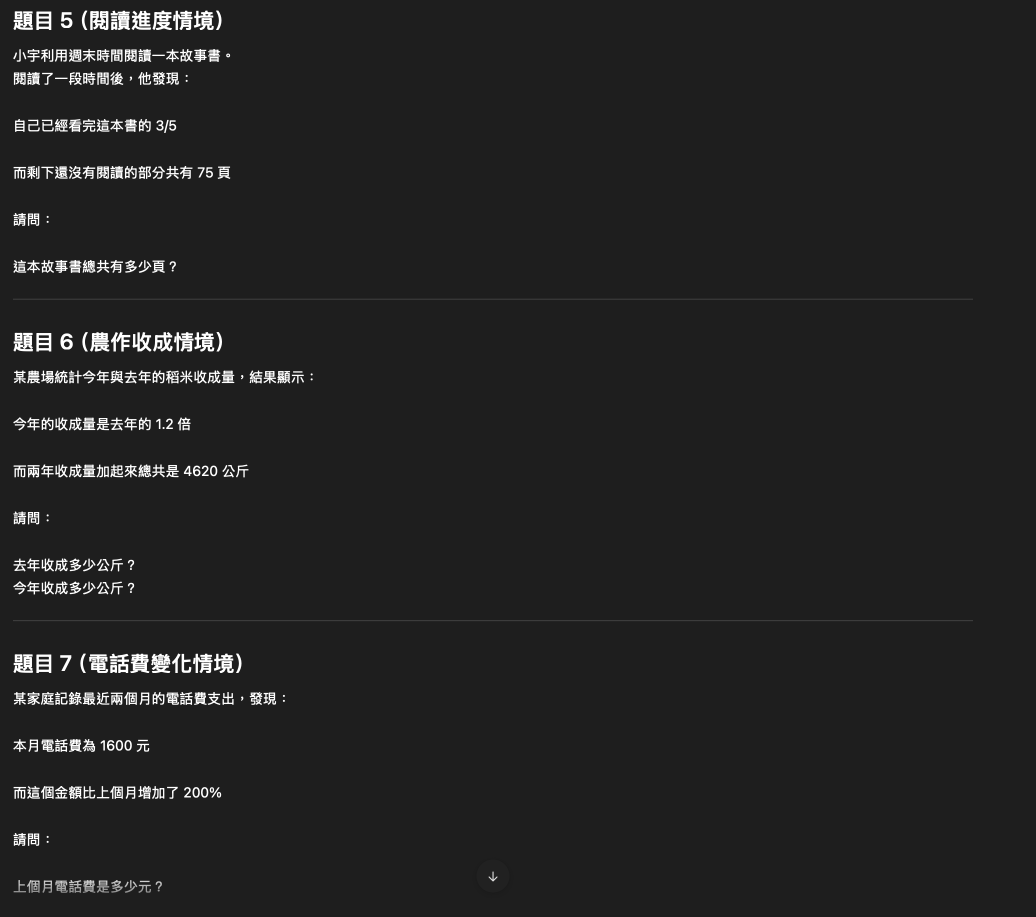
#> input picture 0347C056-7FAC-41BF-A7DD-A282E0CB3EEF.png, 2072 x 1834 px (shown at 1/2 size)
$ python invert_to_a4.py ../0347C056-7FAC-41BF-A7DD-A282E0CB3EEF.png out.png
#> lines starting #> are read from the running program, lines starting #| are printed output that depends on the picture; after the words box and inside, x2 and y2 are one past the last pixel; in counts of white or black regions, pixels touching at a corner belong together
"""
invert_to_a4.py
---------------
將圖片進行黑白反轉，並調整為 A4 列印尺寸（300 DPI）。

用法：
    python invert_to_a4.py <輸入圖片> [輸出圖片]

若未指定輸出路徑，預設輸出為 <原檔名>_a4_inverted.png
"""

from PIL import Image, ImageOps
import sys
import os
import numpy as np


def _otsu_threshold(pixels: "np.ndarray") -> int:
    """計算 Otsu 最佳二值化門檻值（自動找到最能分離前景/背景的切割點）"""
    hist, _ = np.histogram(pixels.flatten(), bins=256, range=(0, 256))
#> hist = 256 values, max 3668367 at index 30, min 0 at index 0, mean 14843.9
    total = pixels.size
#> total = 3800048
    sum_all = np.dot(np.arange(256), hist)
#> sum_all = 131942417
    sum_b, w_b, max_var, threshold = 0.0, 0.0, 0.0, 128
    for t in range(256):
        w_b += hist[t]
        if w_b == 0:
            continue
        w_f = total - w_b
        if w_f == 0:
            break
        sum_b += t * hist[t]
        m_b = sum_b / w_b
        m_f = (sum_all - sum_b) / w_f
        var = w_b * w_f * (m_b - m_f) ** 2
        if var > max_var:
            max_var, threshold = var, t
#> this loop made 256 passes
#> (w_b, w_f, sum_b, m_b, m_f, max_var) on passes 27 to 38: (37, 3800011, 962, 26, 34.72, 1.07e+10), (249, 3799799, 6686, 26.85, 34.72, 5.86e+10), (767, 3799281, 21190, 27.63, 34.72, 1.47e+11), (11173, 3788875, 322964, 28.91, 34.74, 1.44e+12), (3679540, 120508, 110373974, 30, 179, 9.84e+15), (3680056, 119992, 110389970, 30, 179.6, 9.89e+15), (3680502, 119546, 110404242, 30, 180.2, 9.92e+15), (3683926, 116122, 110517234, 30, 184.5, 1.02e+16), (3684567, 115481, 110539028, 30, 185.3, 1.03e+16), (3684860, 115188, 110549283, 30, 185.7, 1.03e+16), (3685121, 114927, 110558679, 30, 186.1, 1.03e+16), (3685345, 114703, 110566967, 30, 186.4, 1.03e+16)
#> w_b on passes 1 to 6: 0, 0, 0, 0, 0, 0
#> after the loop, max_var = 1.24e+16; sum_b = 118995557; threshold = 131; w_b = 3800048
    return threshold

# ── A4 尺寸設定 ──────────────────────────────────────────
DPI = 300                          # 列印解析度
A4_W_MM, A4_H_MM = 210, 297       # A4 寬 x 高（毫米）
MARGIN_MM = 10                     # 四邊留白（毫米）

def mm_to_px(mm: float, dpi: int = DPI) -> int:
    return round(mm / 25.4 * dpi)

A4_W_PX = mm_to_px(A4_W_MM)       # 2480 px @ 300 DPI
A4_H_PX = mm_to_px(A4_H_MM)       # 3508 px @ 300 DPI
MARGIN_PX = mm_to_px(MARGIN_MM)


def invert_and_fit_a4(input_path: str, output_path: str) -> None:
    # 1. 開啟原圖
    img = Image.open(input_path).convert("RGB")

    # 2. 灰階化 → 二值化 → 反轉（深色背景＋淺色文字 → 白底黑字）
    gray = img.convert("L")                      # 轉灰階
    # Otsu 自動門檻：計算最佳切割點讓黑白分離最大化
    import numpy as np
    pixels = np.array(gray)
    threshold = _otsu_threshold(pixels)          # 自動決定門檻值
#> threshold = 131
    bw = gray.point(lambda p: 255 if p > threshold else 0, "1")  # 二值化
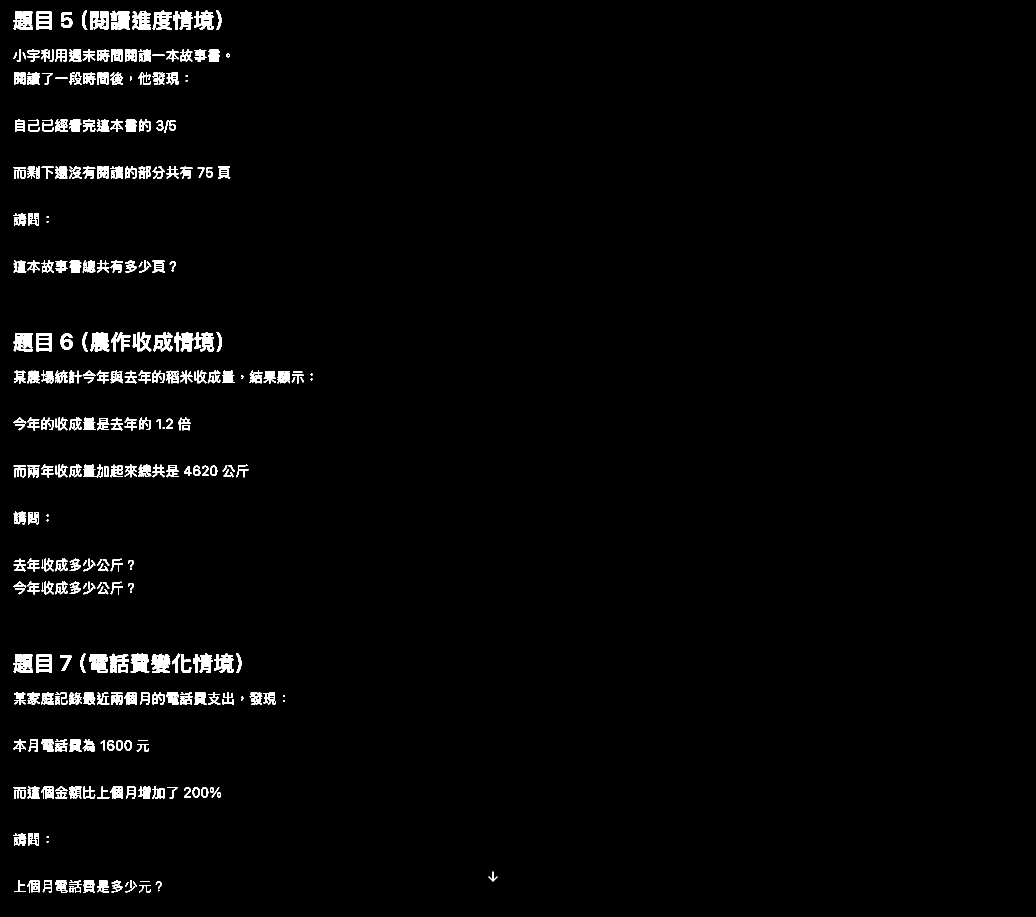
#> bw: PIL image 2072x1834 1 (shown at 1/2 size); 2.1% white; 397 white regions (39 under 20 px), largest, box (x1, y1, x2, y2) and area: (180, 664, 219, 703) 1065, (180, 22, 217, 60) 1059, (302, 1307, 341, 1346) 1026
    inverted = ImageOps.invert(bw.convert("RGB"))  # 反轉：深底→白，淺字→黑
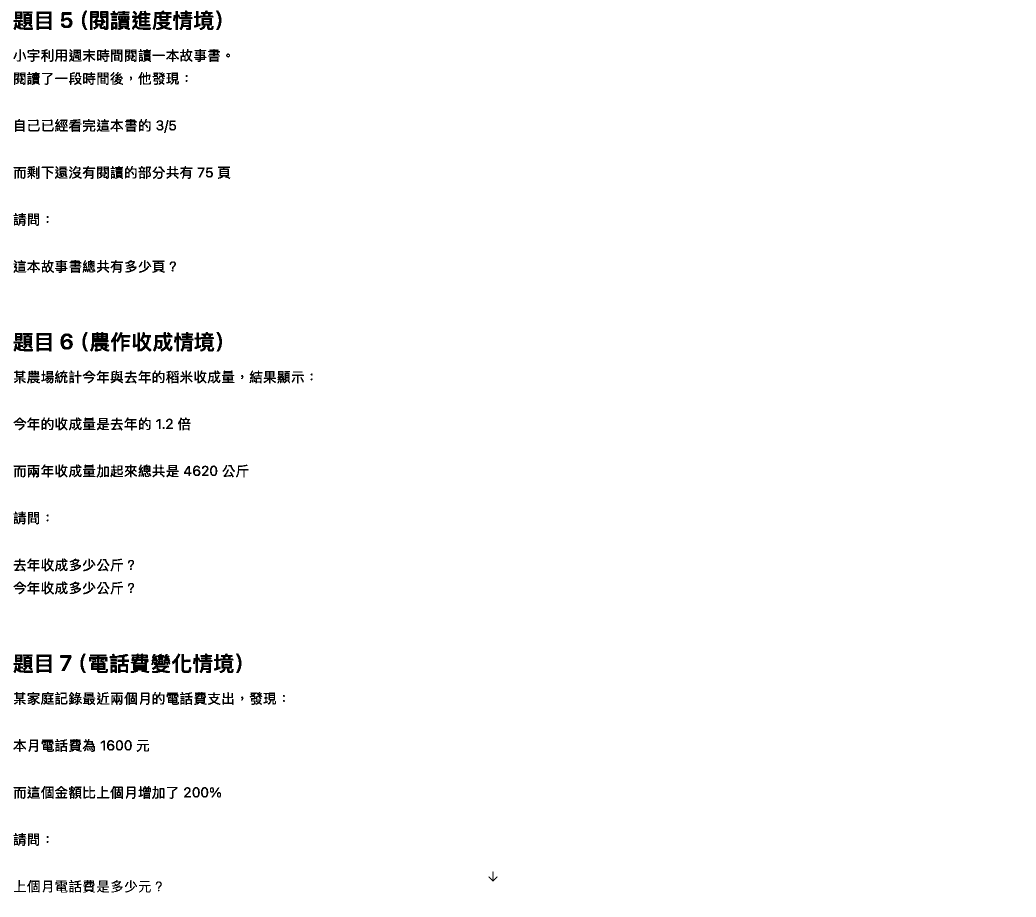
#> inverted: PIL image 2072x1834 RGB (shown at 1/2 size); 97.9% white; 397 black regions (39 under 20 px), largest, box (x1, y1, x2, y2) and area: (180, 664, 219, 703) 1065, (180, 22, 217, 60) 1059, (302, 1307, 341, 1346) 1026

    # 3. 計算在 A4 留白區域內的最大等比縮放尺寸
    content_w = A4_W_PX - 2 * MARGIN_PX
    content_h = A4_H_PX - 2 * MARGIN_PX

    src_w, src_h = inverted.size
#> src_w = 2072; src_h = 1834
    scale = min(content_w / src_w, content_h / src_h)
#> scale = 1.08
    new_w = round(src_w * scale)
#> new_w = 2244
    new_h = round(src_h * scale)
#> new_h = 1986

    resized = inverted.resize((new_w, new_h), Image.LANCZOS)

    # 4. 建立白底 A4 畫布，將圖片置中貼上
    canvas = Image.new("RGB", (A4_W_PX, A4_H_PX), "white")
#> canvas: PIL image 2480x3508 RGB; every value is 255
    x_offset = (A4_W_PX - new_w) // 2
#> x_offset = 118
    y_offset = (A4_H_PX - new_h) // 2
#> y_offset = 761
    canvas.paste(resized, (x_offset, y_offset))
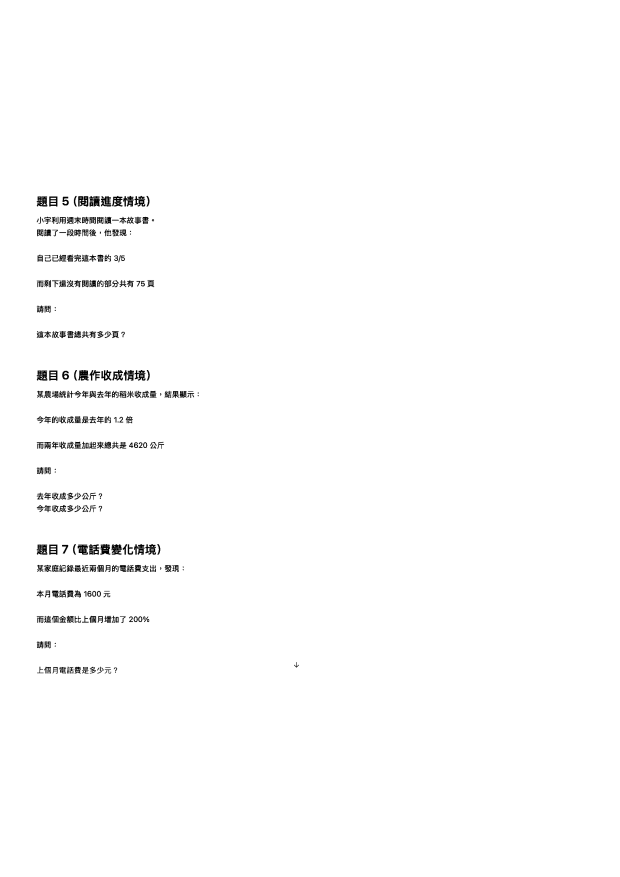
#> canvas: PIL image 2480x3508 RGB (shown at 1/4 size); min 0, max 255, mean 252.2

    # 5. 儲存，寫入 DPI 資訊（讓印表機正確辨識）
    canvas.save(output_path, dpi=(DPI, DPI))
    print(f"✅ 完成！輸出檔案：{output_path}")
    print(f"   尺寸：{A4_W_PX} x {A4_H_PX} px（{DPI} DPI = A4 {A4_W_MM}×{A4_H_MM} mm）")


def main():
    if len(sys.argv) < 2:
        print("用法：python invert_to_a4.py <輸入圖片> [輸出圖片]")
        sys.exit(1)

    input_path = sys.argv[1]

    if len(sys.argv) >= 3:
        output_path = sys.argv[2]
    else:
        base, ext = os.path.splitext(input_path)
        output_path = f"{base}_a4_inverted.png"

    if not os.path.exists(input_path):
        print(f"❌ 找不到檔案：{input_path}")
        sys.exit(1)

    invert_and_fit_a4(input_path, output_path)


if __name__ == "__main__":
    main()
